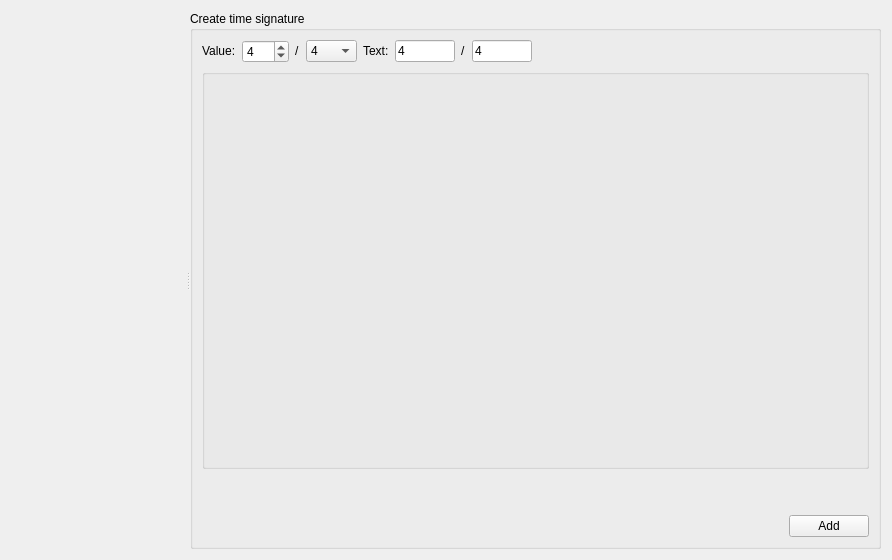
<?xml version="1.0" encoding="UTF-8"?>
<ui version="4.0">
 <class>TimeDialogBase</class>
 <widget class="QWidget" name="TimeDialogBase">
  <property name="geometry">
   <rect>
    <x>0</x>
    <y>0</y>
    <width>892</width>
    <height>560</height>
   </rect>
  </property>
  <property name="windowTitle">
   <string/>
  </property>
  <layout class="QVBoxLayout" name="verticalLayout">
   <item>
    <widget class="QSplitter" name="splitter">
     <property name="orientation">
      <enum>Qt::Horizontal</enum>
     </property>
     <widget class="QFrame" name="frame">
      <property name="sizePolicy">
       <sizepolicy hsizetype="Expanding" vsizetype="Expanding">
        <horstretch>0</horstretch>
        <verstretch>0</verstretch>
       </sizepolicy>
      </property>
     </widget>
     <widget class="QGroupBox" name="groupBox">
      <property name="sizePolicy">
       <sizepolicy hsizetype="Expanding" vsizetype="Expanding">
        <horstretch>0</horstretch>
        <verstretch>0</verstretch>
       </sizepolicy>
      </property>
      <property name="autoFillBackground">
       <bool>true</bool>
      </property>
      <property name="title">
       <string>Create time signature</string>
      </property>
      <layout class="QVBoxLayout" name="verticalLayout_2">
       <item>
        <layout class="QHBoxLayout" name="horizontalLayout_3">
         <item>
          <layout class="QHBoxLayout" name="horizontalLayout">
           <item>
            <widget class="QLabel" name="label_7">
             <property name="sizePolicy">
              <sizepolicy hsizetype="Preferred" vsizetype="Fixed">
               <horstretch>0</horstretch>
               <verstretch>0</verstretch>
              </sizepolicy>
             </property>
             <property name="text">
              <string>Value:</string>
             </property>
             <property name="buddy">
              <cstring>zNominal</cstring>
             </property>
            </widget>
           </item>
           <item>
            <widget class="QSpinBox" name="zNominal">
             <property name="sizePolicy">
              <sizepolicy hsizetype="Preferred" vsizetype="Fixed">
               <horstretch>0</horstretch>
               <verstretch>0</verstretch>
              </sizepolicy>
             </property>
             <property name="maximumSize">
              <size>
               <width>60</width>
               <height>16777215</height>
              </size>
             </property>
             <property name="minimum">
              <number>1</number>
             </property>
             <property name="maximum">
              <number>999</number>
             </property>
             <property name="value">
              <number>4</number>
             </property>
            </widget>
           </item>
           <item>
            <widget class="QLabel" name="label_9">
             <property name="sizePolicy">
              <sizepolicy hsizetype="Preferred" vsizetype="Fixed">
               <horstretch>0</horstretch>
               <verstretch>0</verstretch>
              </sizepolicy>
             </property>
             <property name="text">
              <string notr="true">/</string>
             </property>
             <property name="buddy">
              <cstring>nNominal</cstring>
             </property>
            </widget>
           </item>
           <item>
            <widget class="QComboBox" name="nNominal">
             <property name="currentIndex">
              <number>2</number>
             </property>
             <item>
              <property name="text">
               <string>1</string>
              </property>
             </item>
             <item>
              <property name="text">
               <string>2</string>
              </property>
             </item>
             <item>
              <property name="text">
               <string>4</string>
              </property>
             </item>
             <item>
              <property name="text">
               <string>8</string>
              </property>
             </item>
             <item>
              <property name="text">
               <string>16</string>
              </property>
             </item>
             <item>
              <property name="text">
               <string>32</string>
              </property>
             </item>
             <item>
              <property name="text">
               <string>64</string>
              </property>
             </item>
             <item>
              <property name="text">
               <string>128</string>
              </property>
             </item>
            </widget>
           </item>
          </layout>
         </item>
         <item>
          <layout class="QHBoxLayout" name="horizontalLayout_2">
           <item>
            <widget class="QLabel" name="label_3">
             <property name="sizePolicy">
              <sizepolicy hsizetype="Preferred" vsizetype="Fixed">
               <horstretch>0</horstretch>
               <verstretch>0</verstretch>
              </sizepolicy>
             </property>
             <property name="text">
              <string>Text:</string>
             </property>
             <property name="buddy">
              <cstring>zText</cstring>
             </property>
            </widget>
           </item>
           <item>
            <widget class="QLineEdit" name="zText">
             <property name="sizePolicy">
              <sizepolicy hsizetype="Preferred" vsizetype="Fixed">
               <horstretch>0</horstretch>
               <verstretch>0</verstretch>
              </sizepolicy>
             </property>
             <property name="maximumSize">
              <size>
               <width>60</width>
               <height>16777215</height>
              </size>
             </property>
             <property name="text">
              <string>4</string>
             </property>
            </widget>
           </item>
           <item>
            <widget class="QLabel" name="label_8">
             <property name="sizePolicy">
              <sizepolicy hsizetype="Fixed" vsizetype="Fixed">
               <horstretch>0</horstretch>
               <verstretch>0</verstretch>
              </sizepolicy>
             </property>
             <property name="text">
              <string notr="true">/</string>
             </property>
             <property name="buddy">
              <cstring>nText</cstring>
             </property>
            </widget>
           </item>
           <item>
            <widget class="QLineEdit" name="nText">
             <property name="sizePolicy">
              <sizepolicy hsizetype="Preferred" vsizetype="Fixed">
               <horstretch>0</horstretch>
               <verstretch>0</verstretch>
              </sizepolicy>
             </property>
             <property name="maximumSize">
              <size>
               <width>60</width>
               <height>16777215</height>
              </size>
             </property>
             <property name="text">
              <string>4</string>
             </property>
            </widget>
           </item>
           <item>
            <spacer name="horizontalSpacer">
             <property name="orientation">
              <enum>Qt::Horizontal</enum>
             </property>
             <property name="sizeHint" stdset="0">
              <size>
               <width>40</width>
               <height>20</height>
              </size>
             </property>
            </spacer>
           </item>
          </layout>
         </item>
        </layout>
       </item>
       <item>
        <widget class="kn::palette::NoteGroups" name="groups">
         <property name="sizePolicy">
          <sizepolicy hsizetype="Expanding" vsizetype="Expanding">
           <horstretch>0</horstretch>
           <verstretch>0</verstretch>
          </sizepolicy>
         </property>
        </widget>
       </item>
       <item>
        <spacer name="verticalSpacer">
         <property name="orientation">
          <enum>Qt::Vertical</enum>
         </property>
         <property name="sizeType">
          <enum>QSizePolicy::Maximum</enum>
         </property>
         <property name="sizeHint" stdset="0">
          <size>
           <width>20</width>
           <height>40</height>
          </size>
         </property>
        </spacer>
       </item>
       <item>
        <layout class="QHBoxLayout" name="horizontalLayout_4">
         <item>
          <spacer name="horizontalSpacer_2">
           <property name="orientation">
            <enum>Qt::Horizontal</enum>
           </property>
           <property name="sizeHint" stdset="0">
            <size>
             <width>40</width>
             <height>20</height>
            </size>
           </property>
          </spacer>
         </item>
         <item>
          <widget class="QPushButton" name="addButton">
           <property name="sizePolicy">
            <sizepolicy hsizetype="Preferred" vsizetype="Fixed">
             <horstretch>0</horstretch>
             <verstretch>0</verstretch>
            </sizepolicy>
           </property>
           <property name="toolTip">
            <string>Add time signature to master palette</string>
           </property>
           <property name="text">
            <string>Add</string>
           </property>
          </widget>
         </item>
        </layout>
       </item>
      </layout>
     </widget>
    </widget>
   </item>
  </layout>
 </widget>
 <customwidgets>
  <customwidget>
   <class>kn::palette::NoteGroups</class>
   <extends>QGroupBox</extends>
   <header>palette/widgets/noteGroups.h</header>
   <container>1</container>
  </customwidget>
 </customwidgets>
 <resources/>
 <connections/>
</ui>
